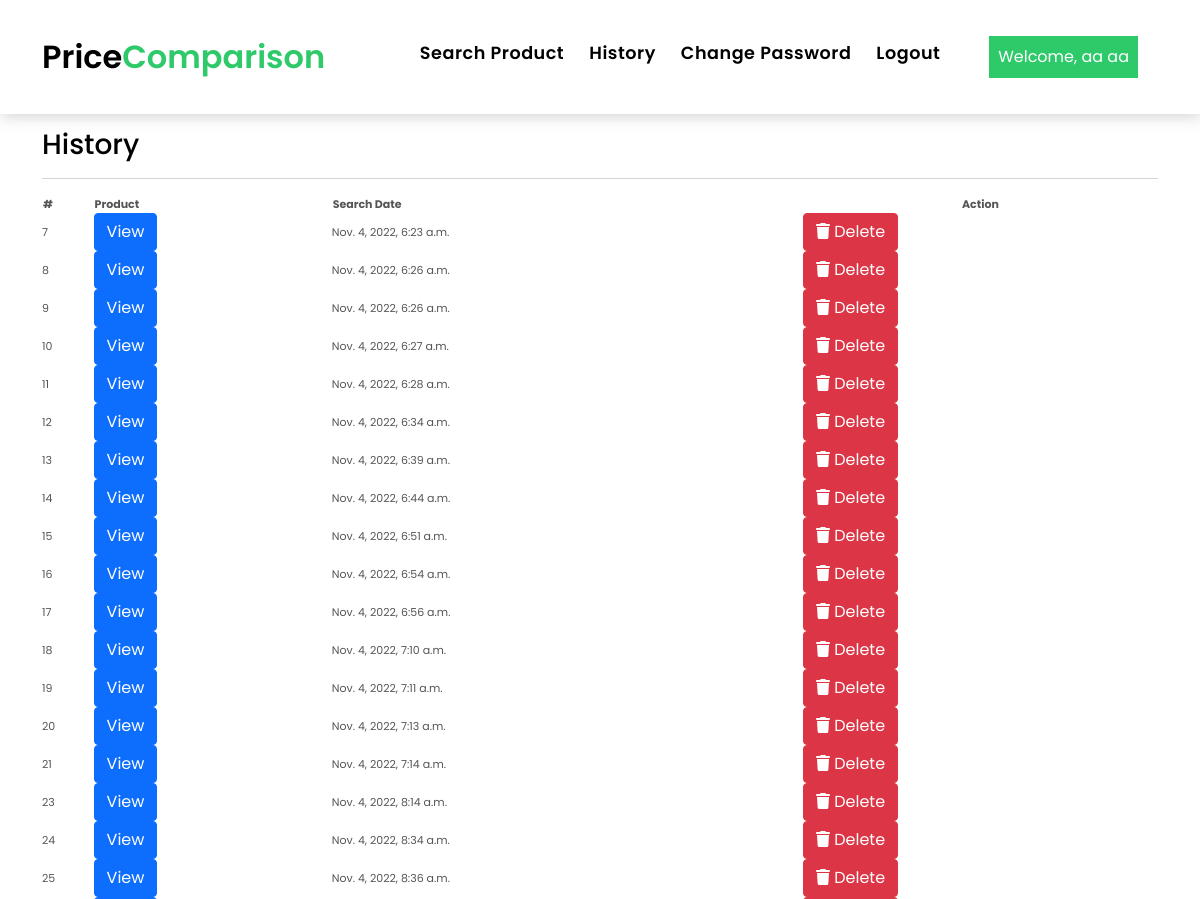
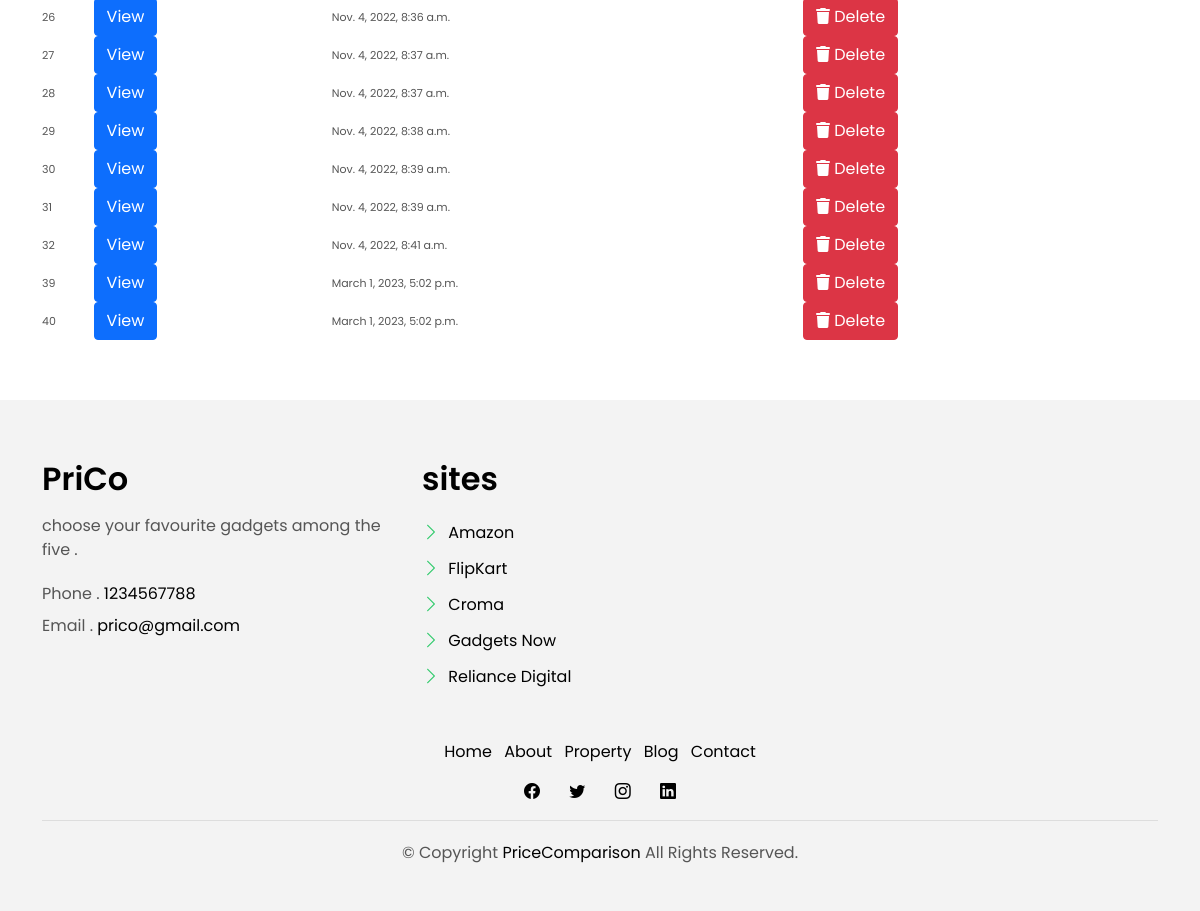
/my-history/ (signed in), run on an earlier commit of the app's database (2 pictures, top to bottom).
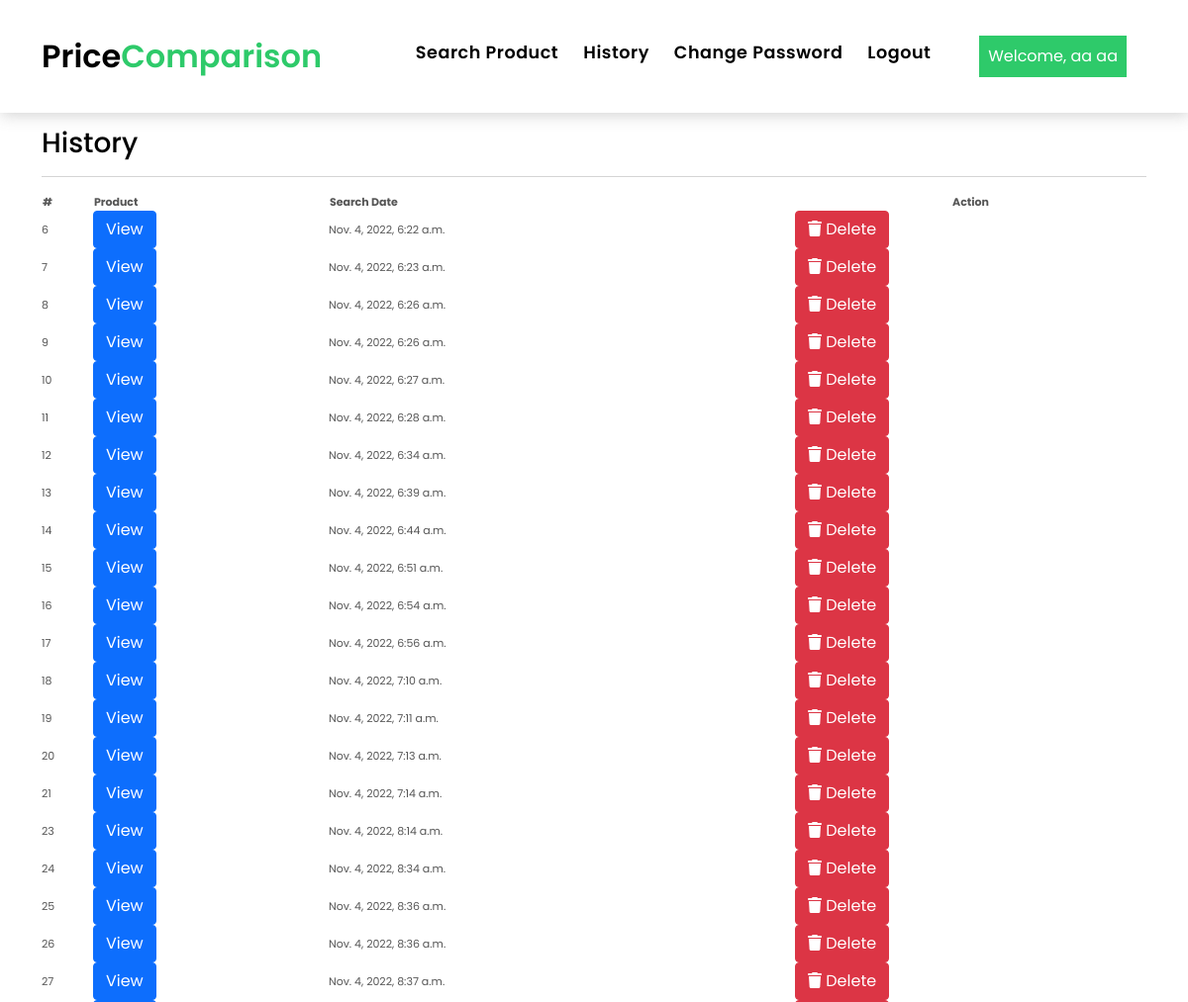
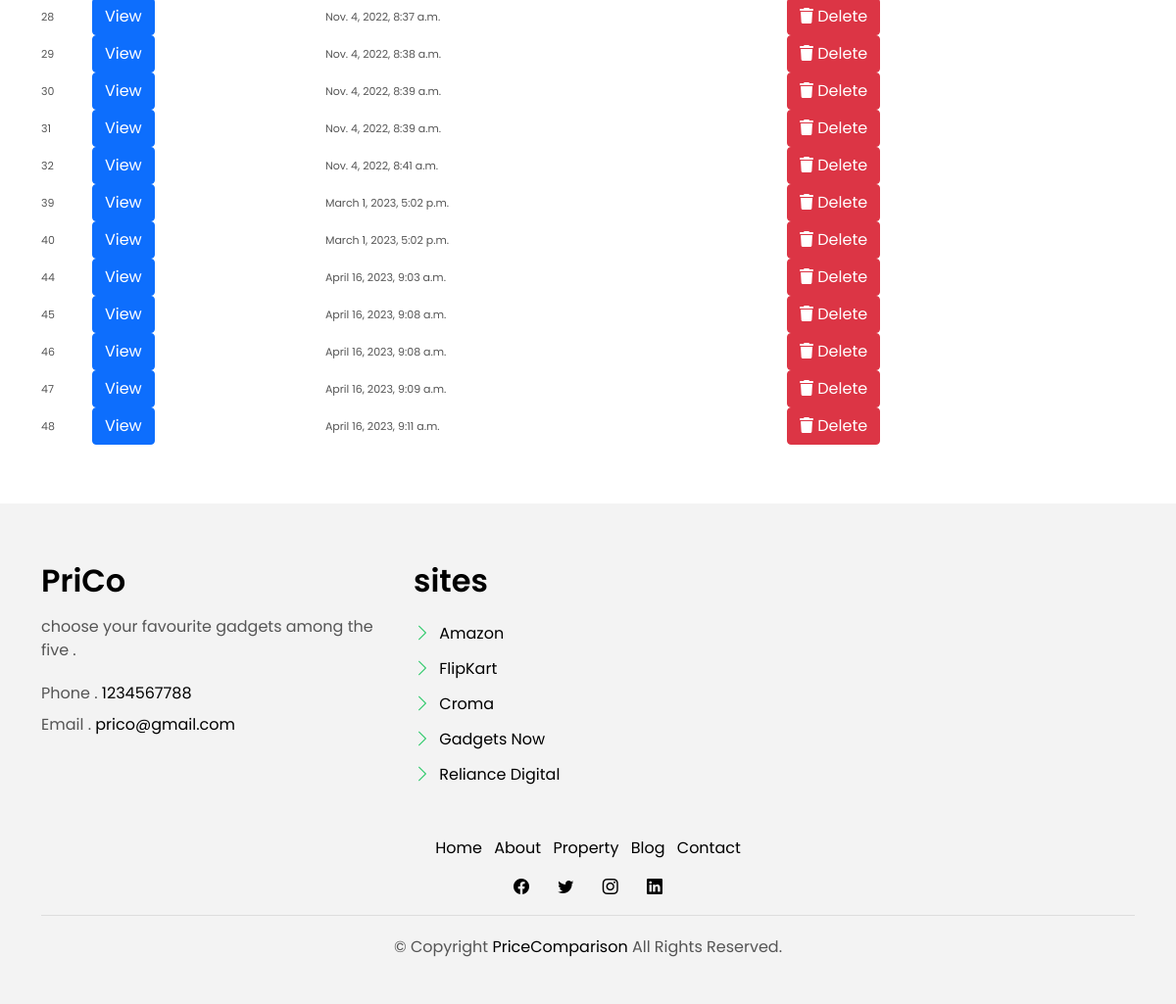
And on a later commit of the database (2 pictures, top to bottom).
### myapp/models.py (models this page shows, shortened)
class History(models.Model):
    user = models.ForeignKey(User, on_delete=models.CASCADE, null=True, blank=True)
    product = models.TextField(null=True, default={'object':[]}, blank=True)
    created = models.DateTimeField(auto_now_add=True)

### myapp/views.py (the view)
# urls.py: path('my-history/', my_history, name="my_history"),
def my_history(request):
    history = History.objects.filter(user=request.user)
    if request.user.is_staff:
        history = History.objects.filter()
    return render(request, "my_history.html", locals())

### myapp/templates/my_history.html (shortened to what this page needs)
{% include 'base.html' %}
{% load static %}
{% block body %}
<link rel="stylesheet" href="https://cdnjs.cloudflare.com/ajax/libs/font-awesome/6.2.0/css/all.min.css" />
<section class="section-services section-t8">
    <div class="container">
    <h3> History</h3><hr>
    <div class="table-responsive">
        <table class="display nowrap" style="width: 100%">
            <thead>
              <tr>
                <th>#</th>
                <th>Product</th>
                <th>Search Date</th>
                <th style="text-align: center">Action</th>
              </tr>
            </thead>
            <tbody>
              {% for i in history %}
              <tr>
                <td>{{i.id}}</td>
                <td>
                  <a href="/history-detail/{{i.id}}/" class="btn btn-primary">View</a>
                </td>
                <td>{{i.created}}</td>
                <td>
                  <a href="/delete-history/{{i.id}}/" title="Delete History" class="btn btn-danger" onclick="return confirm('Are your sure?')"><i class="fas fa-trash" aria-hidden="true"></i> Delete</a>
                </td>
              </tr>
              {% endfor %}
            </tbody>
          </table>
    </div>
  </div>
{% include 'footer.html' %}
{% include 'tablecdn.html' %}
{% endblock  %}

### myapp/templates/base.html (shortened to what this page needs)
<!DOCTYPE html>
{% load static %}
<html lang="en">
<head>
  <link href="{% static 'assets/vendor/animate.css/animate.min.css' %}" rel="stylesheet">
  <link href="{% static 'assets/vendor/bootstrap/css/bootstrap.min.css' %}" rel="stylesheet">
  <link href="{% static 'assets/vendor/bootstrap-icons/bootstrap-icons.css' %}" rel="stylesheet">
  <link href="{% static 'assets/vendor/swiper/swiper-bundle.min.css' %}" rel="stylesheet">
   <link href="{% static 'assets/css/style.css' %}" rel="stylesheet">
  </head>
  <body>
  <nav class="navbar navbar-default navbar-trans navbar-expand-lg fixed-top">
    <div class="container">
      <a class="navbar-brand text-brand" href="/">Price<span class="color-b">Comparison</span></a>
      <div class="navbar-collapse collapse justify-content-center" id="navbarDefault">
        <ul class="navbar-nav">
          <li class="nav-item">
          </li>
        {% if not request.user.is_authenticated %}
          <li class="nav-item">
            <a class="nav-link " href="/about/"></a>
          </li>
          <li class="nav-item">
            <a class="nav-link " href="/contact/"></a>
          </li>
        {% else %}
          <li class="nav-item">
            <a class="nav-link " href="/search-product/">Search Product</a>
          </li>
          <li class="nav-item">
            <a class="nav-link " href="/my-history/">History</a>
          </li>
          <li class="nav-item">
            <a class="nav-link " href="/change-password/">Change Password</a>
          </li>
          <li class="nav-item">
            <a class="nav-link " href="/logout-user/">Logout</a>
          </li>
        {% endif %}
        </ul>
      </div>
        {% if not request.user.is_authenticated %}
            <a href="/register/" style="margin-right:20px">
                <button type="button" class="btn btn-b-n p-2">
                    Signup
                </button>
            </a>
            <a href="/signin/" style="margin-right:20px">
                <button type="button" class="btn btn-b-n p-2">
                    Signin
                </button>
            </a>
            <a href="/admin-signin/" style="margin-right:20px">
              <button type="button" class="btn btn-b-n p-2">
                  Admin Signin
              </button>
            </a>
       {% else %}
            <a href="{% if request.user.is_staff %}#{% else %}/update-profile/{% endif %}" style="margin-right:20px">
                <button type="button" class="btn btn-b-n p-2">
                    Welcome, {% if request.user.first_name %}{{request.user.first_name}} {{request.user.last_name}}{% else %}{{request.user.username}}{% endif %}
                </button>
            </a>
        {% endif %}
    </div>
  </nav>
</body>
</html>

### myapp/templates/footer.html (shortened to what this page needs)
{% load static %}
  <section class="section-footer">
    <div class="container">
      <div class="row">
        <div class="col-sm-12 col-md-4">
          <div class="widget-a">
            <div class="w-header-a">
              <h3 class="w-title-a text-brand">PriCo</h3>
            </div>
            <div class="w-body-a">
              <p class="w-text-a color-text-a">
               choose your favourite gadgets among the five .
              </p>
            </div>
            <div class="w-footer-a">
              <ul class="list-unstyled">
                <li class="color-a">
                  <span class="color-text-a">Phone .</span> 1234567788
                </li>
                <li class="color-a">
                  <span class="color-text-a">Email .</span> prico@gmail.com
                </li>
              </ul>
            </div>
          </div>
        </div>
        <div class="col-sm-12 col-md-4 section-md-t3">
          <div class="widget-a">
            <div class="w-header-a">
              <h3 class="w-title-a text-brand">sites</h3>
            </div>
            <div class="w-body-a">
              <ul class="list-unstyled">
                <li class="item-list-a">
                  <i class="bi bi-chevron-right"></i> <a href="#">Amazon</a>
                </li>
                <li class="item-list-a">
                  <i class="bi bi-chevron-right"></i> <a href="#">FlipKart</a>
                </li>
                <li class="item-list-a">
                  <i class="bi bi-chevron-right"></i> <a href="#">Croma</a>
                </li>
                <li class="item-list-a">
                  <i class="bi bi-chevron-right"></i> <a href="#">Gadgets Now</a>
                </li>
                <li class="item-list-a">
                  <i class="bi bi-chevron-right"></i> <a href="#">Reliance Digital</a>
                </li>
              </ul>
            </div>
          </div>
        </div>
      </div>
    </div>
  </section>
  <footer>
    <div class="container">
      <div class="row">
        <div class="col-md-12">
          <nav class="nav-footer">
            <ul class="list-inline">
              <li class="list-inline-item">
                <a href="#">Home</a>
              </li>
              <li class="list-inline-item">
                <a href="#">About</a>
              </li>
              <li class="list-inline-item">
                <a href="#">Property</a>
              </li>
              <li class="list-inline-item">
                <a href="#">Blog</a>
              </li>
              <li class="list-inline-item">
                <a href="#">Contact</a>
              </li>
            </ul>
          </nav>
          <div class="socials-a">
            <ul class="list-inline">
              <li class="list-inline-item">
                <a href="#">
                  <i class="bi bi-facebook" aria-hidden="true"></i>
                </a>
              </li>
              <li class="list-inline-item">
                <a href="#">
                  <i class="bi bi-twitter" aria-hidden="true"></i>
                </a>
              </li>
              <li class="list-inline-item">
                <a href="#">
                  <i class="bi bi-instagram" aria-hidden="true"></i>
                </a>
              </li>
              <li class="list-inline-item">
                <a href="#">
                  <i class="bi bi-linkedin" aria-hidden="true"></i>
                </a>
              </li>
            </ul>
          </div>
          <div class="copyright-footer">
            <p class="copyright color-text-a">
              &copy; Copyright
              <span class="color-a">PriceComparison</span> All Rights Reserved.
            </p>
          </div>
        </div>
      </div>
    </div>
  </footer>

### myapp/templates/tablecdn.html (shortened to what this page needs)
<link href="https://cdn.datatables.net/1.12.1/css/jquery.dataTables.min.css" rel="stylesheet" type="text/css" />
<link href="https://cdn.datatables.net/buttons/2.2.3/css/buttons.dataTables.min.css" rel="stylesheet" type="text/css" />

### myapp/static/assets/css/style.css (style rules this page uses)
body { font-family: "Poppins", sans-serif; color: #555555; }
h1, h2, h3, h4, h5, h6 { color: #000000; }
a { color: #000000; text-decoration: none; transition: all 0.5s ease; }
.text-brand { color: #000000; font-size: 2rem; font-weight: 600; }
.color-a { text-decoration: none; color: #000000; }
.color-b { color: #2eca6a; }
.color-text-a { text-decoration: none; color: #555555; }
.section-t8 { padding-top: 8rem; }
.socials-a { text-decoration: none; }
.socials-a .list-inline-item:not(:last-child) { margin-right: 25px; }
.btn { transition: 0.5s ease; }
.btn.btn-b-n { background-color: #2eca6a; color: #ffffff; border-radius: 0; }
.navbar-default { transition: all 0.5s ease-in-out; background-color: #ffffff; padding-top: 28px; padding-bottom: 28px; -webkit-backface-visibility: hidden; backface-visibility: hidden; box-shadow: 1px 2px 15px rgba(100, 100, 100, 0.3); }
.navbar-default.navbar-trans, .navbar-default.navbar-reduce { -webkit-backface-visibility: hidden; backface-visibility: hidden; }
.navbar-default.navbar-trans .nav-item, .navbar-default.navbar-reduce .nav-item { position: relative; padding-right: 10px; padding-bottom: 8px; margin-left: 0; }
@media (min-width: 768px) { .navbar-default.navbar-trans .nav-item, .navbar-default.navbar-reduce .nav-item { margin-left: 15px; } }
.navbar-default.navbar-trans .nav-link, .navbar-default.navbar-reduce .nav-link { font-size: 1.1rem; color: #000000; font-weight: 600; letter-spacing: 0.03em; transition: all 0.1s ease-in-out; position: relative; padding-left: 0; padding-right: 0; }
.navbar-default.navbar-trans .nav-link:before, .navbar-default.navbar-reduce .nav-link:before { content: ""; position: absolute; bottom: 5px; left: 0; width: 100%; height: 2px; z-index: 0; background-color: #2eca6a; transform: scaleX(0); transform-origin: right; transition: transform 0.2s ease-out, opacity 0.2s ease-out 0.3s; }
.navbar-default.navbar-trans .nav-link:before { background-color: #2eca6a; }
.section-footer { padding-top: 60px; margin-top: 60px; background: #f3f3f3; }
.section-footer ul { line-height: 2; }
.section-footer .item-list-a i { font-size: 18px; padding-right: 4px; color: #2eca6a; }
.section-footer .widget-a .w-title-a { margin-bottom: 1rem; }
footer { background: #f3f3f3; text-align: center; padding: 30px 0; }
footer .copyright-footer { border-top: 1px solid #ddd; padding-top: 20px; }

### myapp/templates/my_history.html (style rules this page uses)
.table-responsive { font-size:11px; }
td { padding:0px; }

What changed in the data, as far as the page shows it:
added History: id "6", created "Nov. 4, 2022, 6:22 a.m."
now on this page (row edited): History: id "44", created "April 16, 2023, 9:03 a.m."
added History: id "45", created "April 16, 2023, 9:08 a.m."
added History: id "46", created "April 16, 2023, 9:08 a.m."
added History: id "47", created "April 16, 2023, 9:09 a.m."
added History: id "48", created "April 16, 2023, 9:11 a.m."
